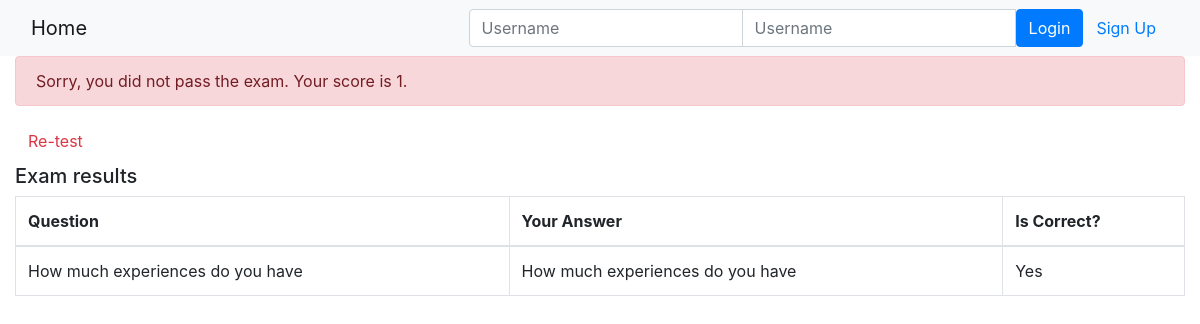
The app's page /onlinecourse/courses/1/results/1/ with its own data.
### onlinecourse/models.py (models this page shows, shortened)
class Question(models.Model):
    course = models.ForeignKey(Course, on_delete=models.CASCADE)  # For Many-to-Many, use models.ManyToManyField(Course)
    question_text = models.TextField()
    grade_point = models.FloatField()

### onlinecourse/views.py (the view)
# urls.py: path('courses/<int:course_id>/results/<int:submission_id>/', views.show_exam_result, name='show_exam_result'),
def show_exam_result(request, course_id, submission_id):
    course = get_object_or_404(Course, id=course_id)
    submission = get_object_or_404(Submission, id=submission_id)
    selected_choices = submission.choices.all()
    total_score = 0
    total_possible_score = 0
    results = []
    for question in course.question_set.all():  # Assuming a course has multiple questions
        for choice in question.choice_set.all():  # Assuming a question has multiple choices
            total_possible_score += 1
            if choice in selected_choices and choice.is_correct:
                total_score += 1
        answer = "No answer"
        is_correct = False
        for c in selected_choices:
            if c.question == question:
                answer = question.question_text
                is_correct = True
                break
        results.append((question.question_text, answer, is_correct))
    context = {
        'course': course,
        'grade': total_score,
        'results': results,
        'selected_choices': selected_choices,
        'total_possible_score': total_possible_score,
    }
    return render(request, 'onlinecourse/exam_result_bootstrap.html', context)

### onlinecourse/templates/onlinecourse/exam_result_bootstrap.html (shortened to what this page needs)
<!DOCTYPE html>
<html lang="en">
<head>
    {% load static %}
    <link rel="stylesheet" href="https://maxcdn.bootstrapcdn.com/bootstrap/4.5.2/css/bootstrap.min.css">
</head>
<body>
 <nav class="navbar navbar-light bg-light">
    <div class="container-fluid">
        <div class="navbar-header">
              <a class="navbar-brand" href="{% url 'onlinecourse:index' %}">Home</a>
        </div>
        <ul class="nav navbar-nav navbar-right">
            {% if user.is_authenticated %}
            <li>
                <a class="btn btn-link" href="#">{{ user.first_name }}({{ user.username }})</a>
                <a class="btn btn-link" href="{% url 'onlinecourse:logout' %}">Logout</a>
            </li>
            {% else %}
            <li>
                <form class="form-inline" action="{% url 'onlinecourse:login' %}" method="post">
                    <div class="input-group">
                        <input type="text" class="form-control" placeholder="Username" name="username" >
                        <input type="password" class="form-control" placeholder="Username" name="psw" >
                        <button class="btn btn-primary" type="submit">Login</button>
                        <a class="btn btn-link" href="{% url 'onlinecourse:registration' %}">Sign Up</a>
                    </div>
                </form>
            </li>
            {% endif %}
        </ul>
    </div>
</nav>
<div class="container-fluid">
    {% if grade > 80 %}
    <div class="alert alert-success">
        Congratulations! You passed the exam with a score of {{ grade }}.
    </div>
        {% else %}
        <div class="alert alert-danger">
            Sorry, you did not pass the exam. Your score is {{ grade }}.
        </div>
        <a class="btn btn-link text-danger" href="{% url 'onlinecourse:course_details' course.id %}">Re-test</a>
        {% endif %}
        <div class="card-columns-vertical mt-1">
            <h5 class="">Exam results</h5>
            <table class="table table-bordered">
                <thead>
                    <tr>
                        <th scope="col">Question</th>
                        <th scope="col">Your Answer</th>
                        <th scope="col">Is Correct?</th>
                    </tr>
                </thead>
                <tbody>
                    {% for question, answer, is_correct in results %}
                        <tr>
                            <td>{{ question }}</td>
                            <td>{{ answer }}</td>
                            <td>{{ is_correct|yesno:"Yes,No" }}</td>
                        </tr>
                    {% endfor %}
                </tbody>
            </table>
        </div>
    </div>
</body>
</html>

### records on screen
Question: results "How much experiences do you have", results "How much experiences do you have"

### other values on screen
{{ grade }} "1"
{{ is_correct|yesno:"Yes,No" }} "Yes"
